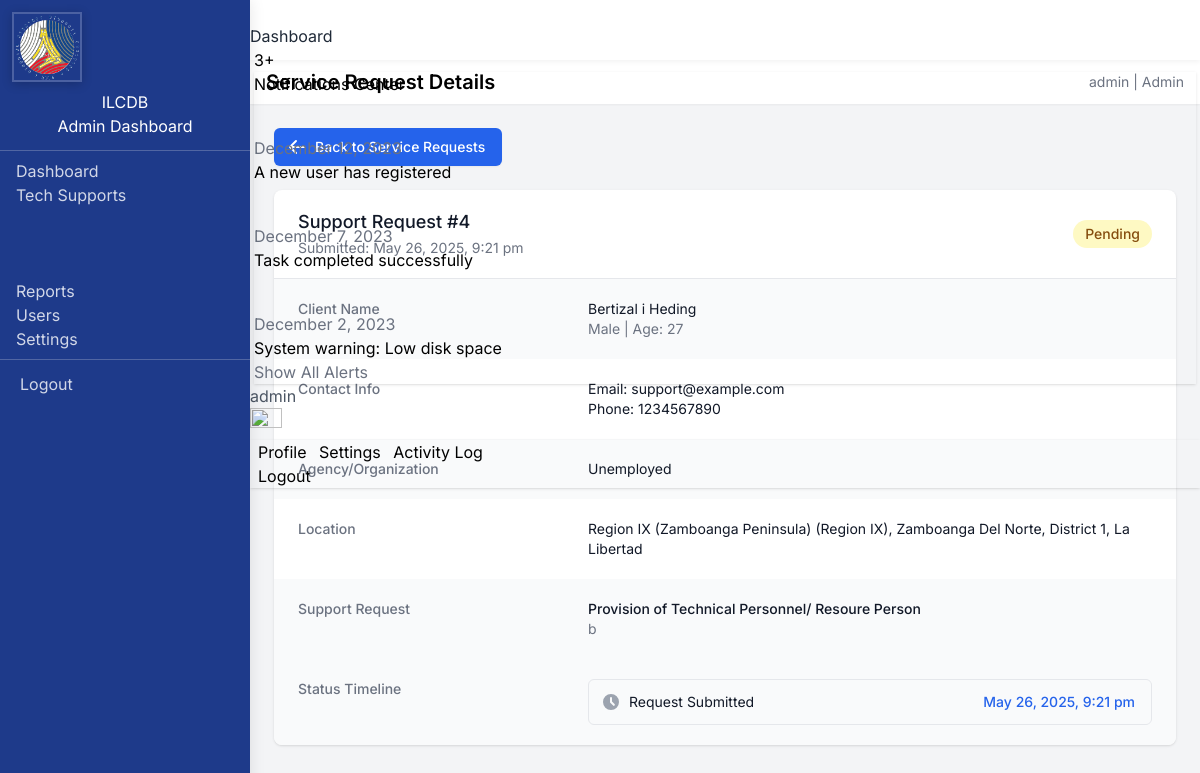
The app's page /admin/view-request.php?id=4 (signed in) with its own data.
### tables this page shows
CREATE TABLE `tech_support_requests` (
  `id` int(11) NOT NULL,
  `client_id` int(11) NOT NULL,
  `support_type` varchar(100) NOT NULL,
  `subject` varchar(255) DEFAULT NULL,
  `message` text NOT NULL,
  `issue_description` text NOT NULL,
  `date_requested` timestamp NOT NULL DEFAULT current_timestamp(),
  `date_assisted` timestamp NULL DEFAULT NULL,
  `date_resolved` timestamp NULL DEFAULT NULL,
  `assisted_by_id` int(11) DEFAULT NULL,
  `status` enum('Pending','In Progress','Resolved','Cancelled') DEFAULT 'Pending',
  `remarks` text DEFAULT NULL,
  `created_at` timestamp NOT NULL DEFAULT current_timestamp(),
  `updated_at` timestamp NOT NULL DEFAULT current_timestamp() ON UPDATE current_timestamp()
);

CREATE TABLE `clients` (
  `id` int(11) NOT NULL,
  `firstname` varchar(50) NOT NULL,
  `surname` varchar(50) NOT NULL,
  `middle_initial` char(1) DEFAULT NULL,
  `client_name` varchar(100) NOT NULL,
  `agency` varchar(100) NOT NULL,
  `gender` varchar(10) NOT NULL,
  `birthdate` date NOT NULL,
  `region` varchar(50) NOT NULL,
  `region_id` int(11) DEFAULT NULL,
  `province_id` int(11) DEFAULT NULL,
  `district_id` int(11) DEFAULT NULL,
  `municipality_id` int(11) DEFAULT NULL,
  `email` varchar(255) DEFAULT NULL,
  `phone` varchar(50) DEFAULT NULL,
  `created_at` timestamp NOT NULL DEFAULT current_timestamp()
);

### admin/view-request.php (the view, shortened to what this page needs)
<?php
require_once '../includes/crud_operations.php';
$id = (int)$_GET['id'];
$sql = "SELECT tsr.*,
        c.firstname, c.surname, c.middle_initial, c.email, c.phone,
        c.agency, c.gender, c.birthdate,
        r.region_name, r.region_code,
        p.province_name, p.province_code,
        d.district_name, d.district_code,
        m.municipality_name, m.municipality_code,
        TIMESTAMPDIFF(YEAR, c.birthdate, CURDATE()) as age
        FROM tech_support_requests tsr
        LEFT JOIN clients c ON tsr.client_id = c.id
        LEFT JOIN regions r ON c.region_id = r.id
        LEFT JOIN provinces p ON c.province_id = p.id
        LEFT JOIN districts d ON c.district_id = d.id
        LEFT JOIN municipalities m ON c.municipality_id = m.id
        WHERE tsr.id = ?";
$stmt = $conn->prepare($sql);
$stmt->bind_param("i", $id);
$stmt->execute();
$result = $stmt->get_result();
$request = $result->fetch_assoc();
$fullname = trim($request['firstname'] . ' ' .
    ($request['middle_initial'] ? $request['middle_initial'] . ' ' : '') .
    $request['surname']);
$location_parts = array_filter([
    $request['region_name'] . (!empty($request['region_code']) ? ' (' . $request['region_code'] . ')' : ''),
    $request['province_name'],
    $request['district_name'],
    $request['municipality_name']
]);
$status_class = 'bg-yellow-100 text-yellow-800';
?>
<!DOCTYPE html>
<html lang="en">
<head>
    <script src="https://cdn.tailwindcss.com"></script>
</head>
<?php include '../admin/includes/sidebar.php'; ?>
<body class="bg-gray-100">
        <div class="flex-1 main-content">
            <div class="bg-white shadow-sm">
                <div class="px-4 py-2 flex justify-between items-center">
                    <h1 class="text-xl font-semibold">Service Request Details</h1>
                    <div>
                        <p class="text-sm text-gray-500">
                            <?php echo $_SESSION['username']; ?> | Admin
                        </p>
                    </div>
                </div>
            </div>
            <div class="p-6">
                <div class="mb-6">
                    <a href="service-requests.php" class="inline-flex items-center px-4 py-2 border border-transparent rounded-md shadow-sm text-sm font-medium text-white bg-blue-600 hover:bg-blue-700 focus:outline-none focus:ring-2 focus:ring-offset-2 focus:ring-blue-500">
                        <svg xmlns="http://www.w3.org/2000/svg" class="-ml-1 mr-2 h-5 w-5" viewBox="0 0 20 20" fill="currentColor">
                            <path fill-rule="evenodd" d="M9.707 16.707a1 1 0 01-1.414 0l-6-6a1 1 0 010-1.414l6-6a1 1 0 011.414 1.414L5.414 9H17a1 1 0 110 2H5.414l4.293 4.293a1 1 0 010 1.414z" clip-rule="evenodd" />
                        </svg>
                        Back to Service Requests
                    </a>
                </div>
                <div class="bg-white shadow overflow-hidden sm:rounded-lg">
                    <div class="px-4 py-5 sm:px-6 flex justify-between items-center">
                        <div>
                            <h3 class="text-lg leading-6 font-medium text-gray-900">Support Request #<?php echo $id; ?></h3>
                            <p class="mt-1 max-w-2xl text-sm text-gray-500">
                                Submitted: <?php echo date('F j, Y, g:i a', strtotime($request['date_requested'])); ?>
                            </p>
                        </div>
                        <div>
                            <span class="inline-flex items-center px-3 py-1 rounded-full text-sm font-medium <?php echo $status_class; ?>">
                                <?php echo $request['status']; ?>
                            </span>
                        </div>
                    </div>
                    <div class="border-t border-gray-200">
                        <dl>
                            <div class="bg-gray-50 px-4 py-5 sm:grid sm:grid-cols-3 sm:gap-4 sm:px-6">
                                <dt class="text-sm font-medium text-gray-500">Client Name</dt>
                                <dd class="mt-1 text-sm text-gray-900 sm:mt-0 sm:col-span-2">
                                    <?php echo htmlspecialchars($fullname); ?>
                                    <div class="text-sm text-gray-500">
                                        <?php echo htmlspecialchars($request['gender']); ?> |
                                        Age: <?php echo $request['age']; ?>
                                    </div>
                                </dd>
                            </div>
                            <div class="bg-white px-4 py-5 sm:grid sm:grid-cols-3 sm:gap-4 sm:px-6">
                                <dt class="text-sm font-medium text-gray-500">Contact Info</dt>
                                <dd class="mt-1 text-sm text-gray-900 sm:mt-0 sm:col-span-2">
                                    <div>Email: <?php echo htmlspecialchars($request['email']); ?></div>
                                    <div>Phone: <?php echo htmlspecialchars($request['phone']); ?></div>
                                </dd>
                            </div>
                            <div class="bg-gray-50 px-4 py-5 sm:grid sm:grid-cols-3 sm:gap-4 sm:px-6">
                                <dt class="text-sm font-medium text-gray-500">Agency/Organization</dt>
                                <dd class="mt-1 text-sm text-gray-900 sm:mt-0 sm:col-span-2"><?php echo htmlspecialchars($request['agency']); ?></dd>
                            </div>
                            <div class="bg-white px-4 py-5 sm:grid sm:grid-cols-3 sm:gap-4 sm:px-6">
                                <dt class="text-sm font-medium text-gray-500">Location</dt>
                                <dd class="mt-1 text-sm text-gray-900 sm:mt-0 sm:col-span-2">
                                    <?php echo !empty($location_parts) ? implode(', ', $location_parts) : 'Not specified'; ?>
                                </dd>
                            </div>
                            <div class="bg-gray-50 px-4 py-5 sm:grid sm:grid-cols-3 sm:gap-4 sm:px-6">
                                <dt class="text-sm font-medium text-gray-500">Support Request</dt>
                                <dd class="mt-1 text-sm text-gray-900 sm:mt-0 sm:col-span-2">
                                    <div class="font-medium"><?php echo htmlspecialchars($request['support_type']); ?></div>
                                    <div class="text-gray-500"><?php echo htmlspecialchars($request['subject']); ?></div>
                                </dd>
                            </div>
                            <div class="bg-gray-50 px-4 py-5 sm:grid sm:grid-cols-3 sm:gap-4 sm:px-6">
                                <dt class="text-sm font-medium text-gray-500">Status Timeline</dt>
                                <dd class="mt-1 text-sm text-gray-900 sm:mt-0 sm:col-span-2">
                                    <ul class="border border-gray-200 rounded-md divide-y divide-gray-200">
                                        <li class="pl-3 pr-4 py-3 flex items-center justify-between text-sm">
                                            <div class="w-0 flex-1 flex items-center">
                                                <svg class="flex-shrink-0 h-5 w-5 text-gray-400" xmlns="http://www.w3.org/2000/svg" viewBox="0 0 20 20" fill="currentColor">
                                                    <path fill-rule="evenodd" d="M10 18a8 8 0 100-16 8 8 0 000 16zm1-12a1 1 0 10-2 0v4a1 1 0 00.293.707l2.828 2.829a1 1 0 101.415-1.415L11 9.586V6z" clip-rule="evenodd" />
                                                </svg>
                                                <span class="ml-2 flex-1 w-0 truncate">
                                                    Request Submitted
                                                </span>
                                            </div>
                                            <div class="ml-4 flex-shrink-0">
                                                <span class="font-medium text-blue-600 hover:text-blue-500">
                                                    <?php echo date('F j, Y, g:i a', strtotime($request['date_requested'])); ?>
                                                </span>
                                            </div>
                                        </li>
                                    </ul>
                                </dd>
                            </div>
                        </dl>
                    </div>
                </div>
            </div>
        </div>
    </div>
</body>
</html>

### admin/view-request.php (style rules this page uses)
body { font-family: 'Inter', sans-serif; }
.main-content { height: 100vh; overflow-y: auto; max-width: 100%; }

### admin/includes/sidebar.php (style rules this page uses)
:root { --sidebar-width: 250px; --sidebar-collapsed-width: 70px; --sidebar-bg: #1e3a8a; --sidebar-color: #fff; --topbar-height: 60px; }

### records on screen
tech_support_requests: date_requested "May 26, 2025, 9:21 pm", status "Pending", client.surname "Bertizal i Heding", client.gender "Male", client.email "support@example.com", client.phone "1234567890", client.agency "Unemployed", support_type "Provision of Technical Personnel/ Resoure Person", subject "b"

### other values on screen
$_SESSION['username'] "admin"
$id "4"
$request['age'] "27"
implode(', ', $location_parts) "Region IX (Zamboanga Peninsula) (Region IX), Zamboanga Del Norte, District 1, La Libertad"
